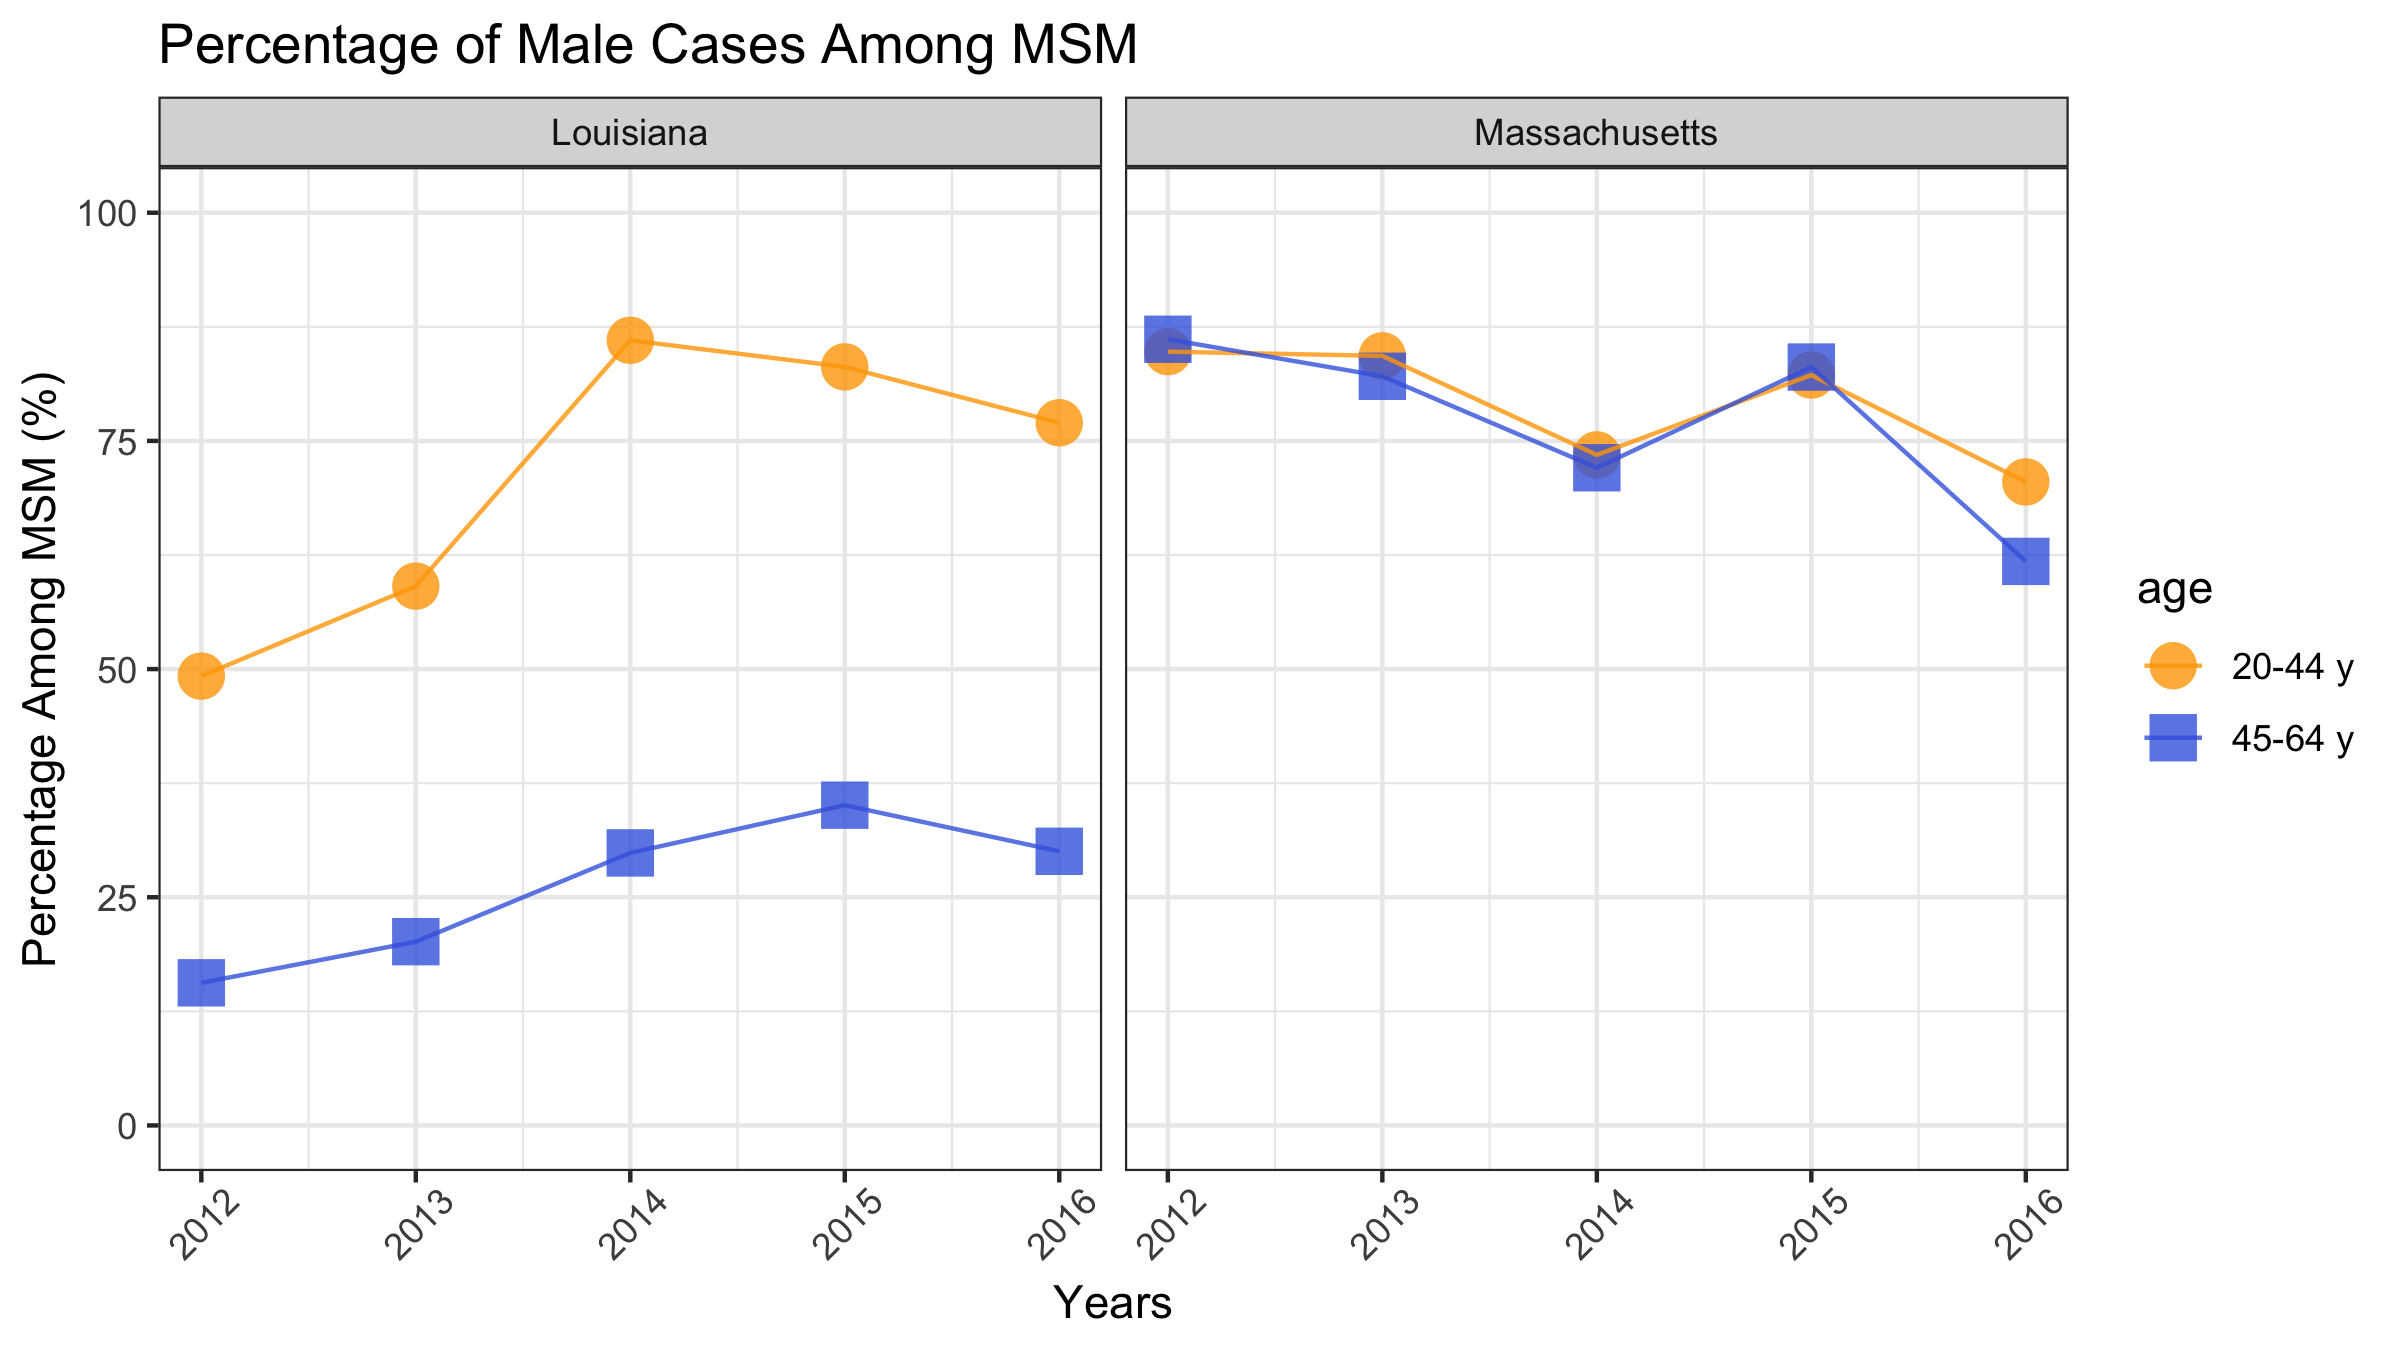

Reproduce this figure in R.
devtools::load_all()
library(ggplot2)

state <- 'LA'

load.start()

la_df <- data.frame(state = 'Louisiana', age = rep(c('20-44 y', '45-64 y'), each=5), prop = p.msm.cases)

state <- 'MA'

load.start()

ma_df <- data.frame(state = 'Massachusetts', age = rep(c('20-44 y', '45-64 y'), each=5), prop = p.msm.cases)


df <- rbind.data.frame(la_df, ma_df)
df$year <- rep(2012:2016, 4)

ggplot(df, aes(x = year, y = prop*100, color = age, shape = age)) + 
  geom_point(size = 5, alpha = 0.8) + 
  geom_line(alpha = 0.8) + 
  facet_wrap(~state) + 
  expand_limits(y=c(0,100)) + 
  ylab("Percentage Among MSM (%)") + 
  xlab("Years") + 
  ggtitle("Percentage of Male Cases Among MSM") + 
  scale_color_manual(values=c('orange', 'royalblue')) + 
  scale_shape_manual(values=c(16,15)) + 
  theme_bw() + 
  theme(axis.text.x = element_text(angle = 45,vjust=.65)) 


ggsave("proportion_of_cases_in_msm.png", height = 4.5, width = 8)
